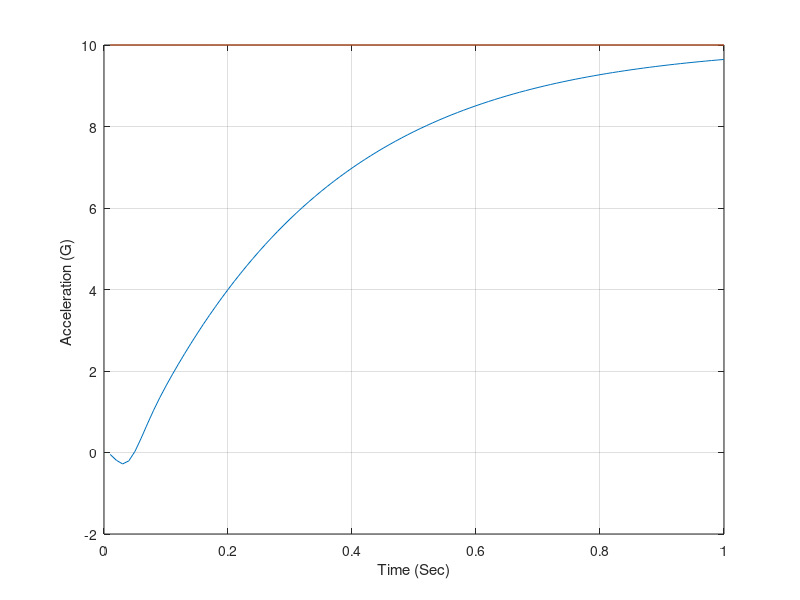

Here is the MATLAB script that generated this plot:
clear
count=0;
SCALE=1;
FR=3.;
DIAM=1.;
XL=20.;
CTW=0.;
CRW=6.;
HW=2.;
CTT=0.;
CRT=2.;
HT=2.;
XN=4.;
XCG=10.;
XHL=19.5;
WACT=150.;
ZACT=.7;
TF=1.;
VM=3000.;
XNCG=10.;
WCR=50.;
ZETA=.7;
TAU=.3;
ALT=0.;
A=1000.;
if ALT<=30000.
	RHO=.002378*exp(-ALT/30000.);
else
	RHO=.0034*exp(-ALT/22000.);
end
WGT=1000.;
XNLLIN=0.;
XACC=XCG;
SWING=.5*HW*(CTW+CRW);
STAIL=.5*HT*(CTT+CRT);
SREF=3.1416*DIAM*DIAM/4.;
XLP=FR*DIAM;
SPLAN=(XL-XLP)*DIAM+1.33*XLP*DIAM/2.;
XCPN=2*XLP/3;
AN=.67*XLP*DIAM;
AB=(XL-XLP)*DIAM;
XCPB=(.67*AN*XLP+AB*(XLP+.5*(XL-XLP)))/(AN+AB);
XCPW=XLP+XN+.7*CRW-.2*CTW;
XMACH=VM/A;
XIYY=WGT*(3*((DIAM/2)^2)+XL*XL)/(12*32.2);
TMP1=(XCG-XCPW)/DIAM;
TMP2=(XCG-XHL)/DIAM;
TMP3=(XCG-XCPB)/DIAM;
TMP4=(XCG-XCPN)/DIAM;
B=sqrt(XMACH^2-1);
Q=.5*RHO*VM*VM;
P1=WGT*XNCG/(Q*SREF);
Y1=2+8*SWING/(B*SREF)+8*STAIL/(B*SREF);
Y2=1.5*SPLAN/SREF;
Y3=8*STAIL/(B*SREF);
Y4=2*TMP4+8*SWING*TMP1/(B*SREF)+8*STAIL*TMP2/(B*SREF);
Y5=1.5*SPLAN*TMP3/SREF;
Y6=8*STAIL*TMP2/(B*SREF);
P2=Y2-Y3*Y5/Y6;
P3=Y1-Y3*Y4/Y6;
ALFTR=(-P3+sqrt(P3*P3+4.*P2*P1))/(2.*P2);
DELTR=-Y4*ALFTR/Y6-Y5*ALFTR*ALFTR/Y6;
CNA=2+1.5*SPLAN*ALFTR/SREF+8*SWING/(B*SREF)+8*STAIL/(B*SREF);
CND=8*STAIL/(B*SREF);
CMAP=2*TMP4+1.5*SPLAN*ALFTR*TMP3/SREF+8*SWING*TMP1/(B*SREF);
CMA=CMAP+8*STAIL*TMP2/(B*SREF);
CMD=8*STAIL*TMP2/(B*SREF);
CMD=SCALE*CMD ;
XMA=Q*SREF*DIAM*CMA/XIYY;
XMD=Q*SREF*DIAM*CMD/XIYY;
ZA=-32.2*Q*SREF*CNA/(WGT*VM);;
ZD=-32.2*Q*SREF*CND/(WGT*VM);
WZ=sqrt((XMA*ZD-ZA*XMD)/ZD);
WAF=sqrt(-XMA);
ZAF=.5*WAF*ZA/XMA;
XK1=-VM*(XMA*ZD-XMD*ZA)/(1845*XMA);
XK2=XK1;
TA=XMD/(XMA*ZD-XMD*ZA);
XK3=1845*XK1/VM;
W=(TAU*WCR*(1+2.*ZAF*WAF/WCR)-1)/(2*ZETA*TAU);
W0=W/sqrt(TAU*WCR);
Z0=.5*W0*(2*ZETA/W+TAU-WAF^2/(W0*W0*WCR));
XKC=(-W0^2/WZ^2-1.+2.*Z0*W0*TA)/(1.-2.*Z0*W0*TA+W0*W0*TA*TA);
XKA=XK3/(XK1*XKC);;
XK0=-W*W/(TAU*WAF*WAF);
XK=XK0/(XK1*(1+XKC));
WI=XKC*TA*W0*W0/(1+XKC+W0^2/WZ^2);
XKR=XK/(XKA*WI);
XKDC=1.+1845./(XKA*VM);
DELD=0.;
DEL=0.;
X=0.;
THD=0;
ALF=0;
X=0.;
T=0;
H=.0001;
S=0;
while T<=(TF-.00001)
    THDOLD=THD;
    ALFOLD=ALF;
    DELOLD=DEL;
    DELDOLD=DELD;
    XOLD=X;
	STEP=1;
	FLAG=0;
	while STEP <=1
		if FLAG==1
			STEP=2;
            THD=THD+H*THDD;
            ALF=ALF+H*ALFD;
            DEL=DEL+H*DELD;
            DELD=DELD+H*DELDD;
            X=X+H*XD;
			T=T+H;
		end
        DELR=DEL/57.3;
        CN=2*ALF+1.5*SPLAN*ALF*ALF/SREF+8*SWING*ALF/(B*SREF)...
            +8*STAIL*(ALF+DELR)/(B*SREF);
        CM=2*ALF*TMP4+1.5*SPLAN*ALF*ALF*TMP3/SREF...
            +8*SWING*ALF*TMP1/(B*SREF)+8*STAIL*(ALF+DELR)...
            *TMP2/(B*SREF);
        THDD=Q*SREF*DIAM*CM/XIYY;
        XNL=32.2*Q*SREF*CN/WGT;
        ALFD=THD-XNL/VM;
        THDDEG=THD*57.3;
        XNLG=XNL/32.2;
        DELC=XKR*(X+THDDEG);
        DELDD=WACT*WACT*(DELC-DEL-2.*ZACT*DELD/WACT);
        XD=WI*(THDDEG+XKA*(XNLG-XNCG*XKDC));
 		FLAG=1;
	end
	FLAG=0;
    THD=.5*(THDOLD+THD+H*THDD);
    ALF=.5*(ALFOLD+ALF+H*ALFD);
    DEL=.5*(DELOLD+DEL+H*DELD);
    DELD=.5*(DELDOLD+DELD+H*DELDD);
    X=.5*(XOLD+X+H*XD);
	S=S+H;
	if S>.0099999
		S=0.;
		count=count+1;
        XNLG=XNL/32.2 ;
		ArrayT(count)=T;
		ArrayXNLG(count)=XNLG;
		ArrayXNCG(count)=XNCG;
	end
end
figure
plot(ArrayT,ArrayXNLG,ArrayT,ArrayXNCG),grid
xlabel('Time (Sec)')
ylabel('Acceleration (G) ')
clc
output=[ArrayT',ArrayXNLG',ArrayXNCG'];
save datfil.txt output -ascii
disp 'simulation finished'
